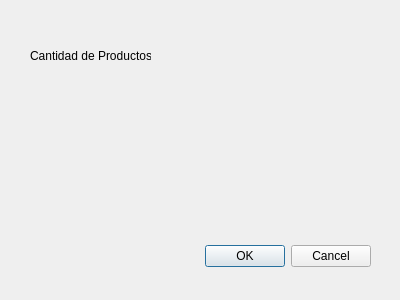
<?xml version="1.0" encoding="UTF-8"?>
<ui version="4.0">
 <class>Ventana</class>
 <widget class="QDialog" name="Ventana">
  <property name="geometry">
   <rect>
    <x>0</x>
    <y>0</y>
    <width>400</width>
    <height>300</height>
   </rect>
  </property>
  <property name="windowTitle">
   <string>Dialog</string>
  </property>
  <widget class="QDialogButtonBox" name="buttonBox">
   <property name="geometry">
    <rect>
     <x>30</x>
     <y>240</y>
     <width>341</width>
     <height>32</height>
    </rect>
   </property>
   <property name="orientation">
    <enum>Qt::Horizontal</enum>
   </property>
   <property name="standardButtons">
    <set>QDialogButtonBox::Cancel|QDialogButtonBox::Ok</set>
   </property>
  </widget>
  <widget class="QLabel" name="label">
   <property name="geometry">
    <rect>
     <x>30</x>
     <y>40</y>
     <width>121</width>
     <height>31</height>
    </rect>
   </property>
   <property name="text">
    <string>Cantidad de Productos: </string>
   </property>
  </widget>
  <widget class="QLabel" name="label_2">
   <property name="geometry">
    <rect>
     <x>160</x>
     <y>40</y>
     <width>71</width>
     <height>31</height>
    </rect>
   </property>
   <property name="text">
    <string/>
   </property>
  </widget>
 </widget>
 <resources/>
 <connections>
  <connection>
   <sender>buttonBox</sender>
   <signal>accepted()</signal>
   <receiver>Ventana</receiver>
   <slot>accept()</slot>
   <hints>
    <hint type="sourcelabel">
     <x>248</x>
     <y>254</y>
    </hint>
    <hint type="destinationlabel">
     <x>157</x>
     <y>274</y>
    </hint>
   </hints>
  </connection>
  <connection>
   <sender>buttonBox</sender>
   <signal>rejected()</signal>
   <receiver>Ventana</receiver>
   <slot>reject()</slot>
   <hints>
    <hint type="sourcelabel">
     <x>316</x>
     <y>260</y>
    </hint>
    <hint type="destinationlabel">
     <x>286</x>
     <y>274</y>
    </hint>
   </hints>
  </connection>
 </connections>
</ui>
